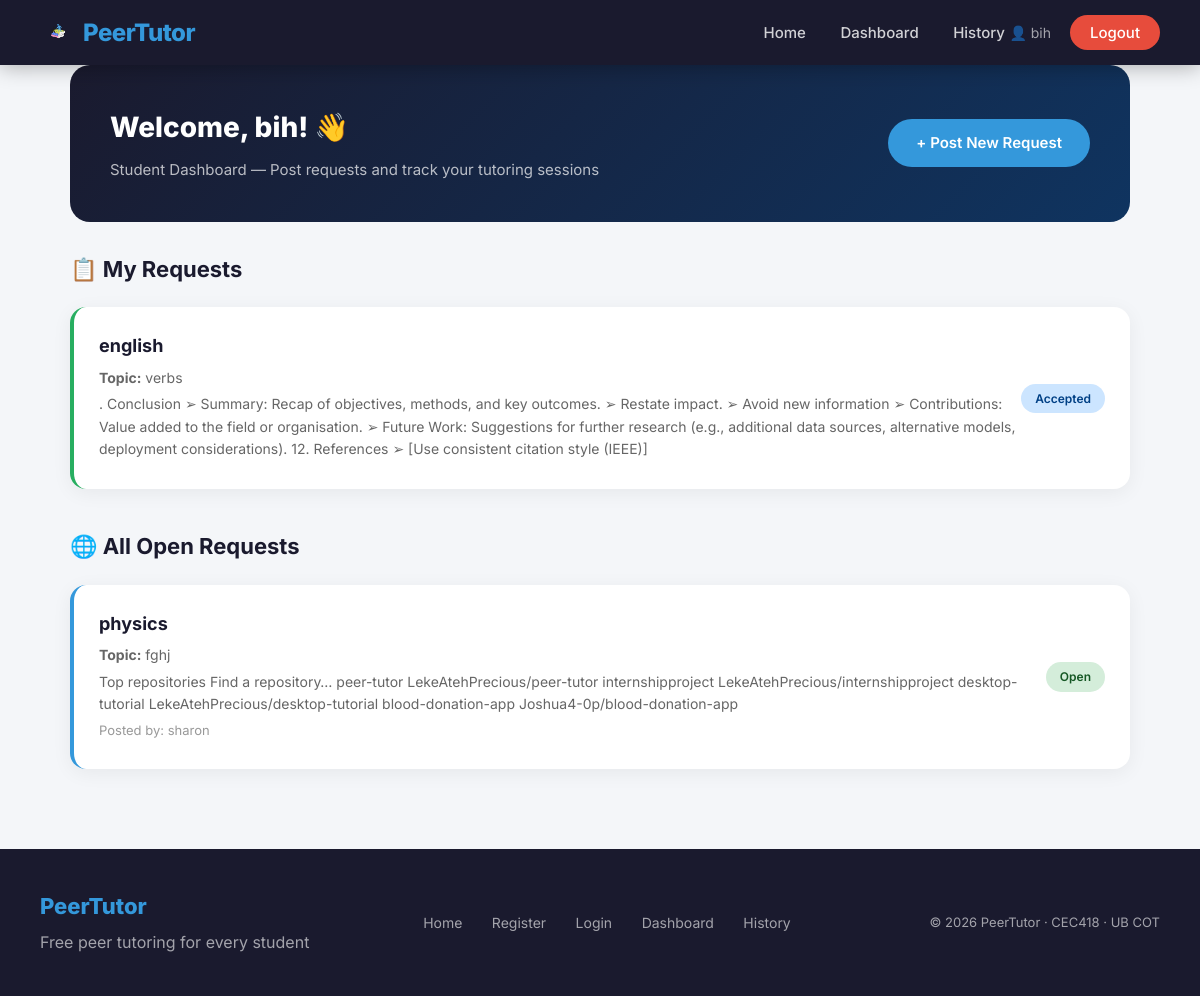
Page /dashboard (signed in) on the committed database.
### app/models.py (models this page shows, shortened)
class User(db.Model, UserMixin):
    id = db.Column(db.Integer, primary_key=True)
    full_name = db.Column(db.String(100), nullable=False)
    email = db.Column(db.String(120), unique=True,
                      nullable=False)
    password = db.Column(db.String(200), nullable=False)
    role = db.Column(db.String(10), nullable=False)
    created_at = db.Column(db.DateTime,
                           default=datetime.utcnow)
    requests = db.relationship(
        "TutoringRequest",
        foreign_keys="TutoringRequest.student_id",
        backref="student",
        lazy=True
    )
    sessions = db.relationship(
        "Session",
        foreign_keys="Session.tutor_id",
        backref="tutor",
        lazy=True
    )

class TutoringRequest(db.Model):
    id = db.Column(db.Integer, primary_key=True)
    subject = db.Column(db.String(100), nullable=False)
    topic = db.Column(db.String(200), nullable=False)
    description = db.Column(db.Text, nullable=True)
    status = db.Column(db.String(20), default="open")
    created_at = db.Column(db.DateTime,
                           default=datetime.utcnow)
    student_id = db.Column(
        db.Integer,
        db.ForeignKey("user.id"),
        nullable=False
    )

### app/routes.py (the view, shortened to what this page needs)
@main.route("/dashboard")
@login_required
def dashboard():
    if current_user.role == "student":
        my_requests = TutoringRequest.query.filter_by(
            student_id=current_user.id).all()
        open_requests = TutoringRequest.query.filter_by(
            status="open").all()
        request_sessions = {}
        for req in my_requests:
            session = Session.query.filter_by(
                request_id=req.id).first()
            if session:
                request_sessions[req.id] = session
        return render_template(
            "dashboard.html",
            requests=my_requests,
            open_requests=open_requests,
            accepted_requests=[],
            request_sessions=request_sessions
        )

### app/models.py (called while the page is built)
@login_manager.user_loader
def load_user(user_id):
    return User.query.get(int(user_id))

### app/templates/dashboard.html (shortened to what this page needs)
{% extends "base.html" %}
{% block styles %}
<link rel="stylesheet"
    href="{{ url_for('static', filename='css/dashboard.css') }}">
{% endblock %}
{% block content %}
<div class="container">
    <div class="dashboard-header">
        <div>
            <h1>Welcome, {{ current_user.full_name }}! 👋</h1>
            <p>
                {% if current_user.role == "student" %}
                    Student Dashboard — Post requests and
                    track your tutoring sessions
                {% else %}
                    Tutor Dashboard — Browse and accept
                    tutoring requests from students
                {% endif %}
            </p>
        </div>
        <div>
            {% if current_user.role == "student" %}
            <a href="/request/new" class="btn">
                + Post New Request
            </a>
            {% endif %}
        </div>
    </div>
    {% if current_user.role == "student" %}
        <h3 class="section-title">📋 My Requests</h3>
        {% if requests %}
            {% for req in requests %}
            <div class="request-card"
                {% if req.status == "accepted" %}
                style="border-left: 4px solid #27ae60;"
                {% endif %}>
                <div class="request-info">
                    <h4>{{ req.subject }}</h4>
                    <p>
                        <strong>Topic:</strong> {{ req.topic }}
                    </p>
                    <p>{{ req.description }}</p>
                </div>
                <div class="request-actions">
                    {% if req.status == "open" %}
                    <span class="badge badge-open">
                        Open
                    </span>
                    {% elif req.status == "accepted" %}
                    <span class="badge badge-accepted">
                        Accepted
                    </span>
                    {% else %}
                    <span class="badge badge-closed">
                        Closed
                    </span>
                    {% endif %}
                </div>
            </div>
            {% endfor %}
        {% endif %}
        <h3 class="section-title" style="margin-top: 40px;">
            🌐 All Open Requests
        </h3>
        {% if open_requests %}
            {% for req in open_requests %}
            <div class="request-card">
                <div class="request-info">
                    <h4>{{ req.subject }}</h4>
                    <p>
                        <strong>Topic:</strong> {{ req.topic }}
                    </p>
                    <p>{{ req.description }}</p>
                    <p style="color: #999; font-size: 13px;">
                        Posted by: {{ req.student.full_name }}
                    </p>
                </div>
                <div class="request-actions">
                    <span class="badge badge-open">Open</span>
                </div>
            </div>
            {% endfor %}
        {% else %}
            <div class="empty-state">
                <div class="empty-icon">📭</div>
                <h3>No open requests at the moment</h3>
                <p>Be the first to post a request!</p>
            </div>
        {% endif %}
    {% endif %}
</div>
{% endblock %}

### app/templates/base.html (shortened to what this page needs)
<!DOCTYPE html>
<html lang="en">
<head>
    <link rel="stylesheet"
        href="{{ url_for('static', filename='css/base.css') }}">
    {% block styles %}{% endblock %}
</head>
<body>
    <nav>
        <a href="/" class="logo">
            <img src="{{ url_for('static',
                filename='images/logo.png') }}"
                alt="PeerTutor Logo"
                style="width: 35px; height: 35px;
                object-fit: contain;">
            PeerTutor
        </a>
        <div class="nav-links" id="navLinks">
            <a href="/">Home</a>
            {% if current_user.is_authenticated %}
                {% if current_user.role == "admin" %}
                    <a href="/admin">Dashboard</a>
                {% else %}
                    <a href="/dashboard">Dashboard</a>
                    <a href="/history">History</a>
                {% endif %}
                <span style="color: rgba(255,255,255,0.6);
                    font-size: 14px;">
                    👤 {{ current_user.full_name }}
                </span>
                <a href="/logout" class="btn-nav"
                style="background: #e74c3c;">
                    Logout
                </a>
            {% endif %}
        </div>
    </nav>
    {% block content %}{% endblock %}
    <footer>
        <div>
            <div class="footer-logo">PeerTutor</div>
            <div>Free peer tutoring for every student</div>
        </div>
        <div class="footer-links">
            <a href="/">Home</a>
            <a href="/register">Register</a>
            <a href="/login">Login</a>
            <a href="/dashboard">Dashboard</a>
            <a href="/history">History</a>
        </div>
        <div class="footer-copy">
            © 2026 PeerTutor · CEC418 · UB COT
        </div>
    </footer>
</body>
</html>

### app/static/css/base.css (style rules this page uses)
* { margin: 0; padding: 0; box-sizing: border-box; }
body { font-family: 'Inter', Arial, sans-serif; background-color: #f4f6f9; color: #333; line-height: 1.6; }
nav { background-color: #1a1a2e; padding: 15px 40px; display: flex; justify-content: space-between; align-items: center; position: sticky; top: 0; z-index: 1000; box-shadow: 0 2px 20px rgba(0,0,0,0.3); }
nav .logo { color: #3498db; font-size: 24px; font-weight: 800; text-decoration: none; letter-spacing: -0.5px; display: flex; flex-direction: row; align-items: center; gap: 8px; line-height: 1; }
nav .nav-links a { color: rgba(255,255,255,0.8); text-decoration: none; margin-left: 30px; font-size: 15px; font-weight: 500; transition: color 0.3s ease; }
nav .nav-links .btn-nav { background: #3498db; color: white; padding: 8px 20px; border-radius: 50px; margin-left: 15px; }
.container { max-width: 1100px; margin: 0 auto; padding: 0 20px; }
.btn { display: inline-block; padding: 12px 28px; background: #3498db; color: white; border: none; border-radius: 50px; cursor: pointer; text-decoration: none; font-size: 15px; font-weight: 600; transition: all 0.3s ease; }
footer { background: #1a1a2e; color: rgba(255,255,255,0.6); padding: 40px; margin-top: 80px; display: flex; justify-content: space-between; align-items: center; flex-wrap: wrap; gap: 20px; }
footer .footer-logo { color: #3498db; font-size: 22px; font-weight: 800; margin-bottom: 6px; }
footer .footer-links a { color: rgba(255,255,255,0.6); text-decoration: none; margin-right: 25px; font-size: 14px; transition: color 0.3s ease; }
footer .footer-copy { font-size: 13px; }

### app/static/css/dashboard.css (style rules this page uses)
.dashboard-header { background: linear-gradient(135deg, #1a1a2e 0%, #0f3460 100%); color: white; padding: 40px; border-radius: 20px; margin-bottom: 30px; display: flex; justify-content: space-between; align-items: center; }
.dashboard-header h1 { font-size: 28px; font-weight: 800; margin-bottom: 8px; }
.dashboard-header p { color: rgba(255,255,255,0.7); font-size: 15px; }
.section-title { font-size: 22px; font-weight: 700; color: #1a1a2e; margin-bottom: 20px; display: flex; align-items: center; gap: 10px; }
.request-card { background: white; padding: 25px; border-radius: 16px; box-shadow: 0 4px 20px rgba(0,0,0,0.06); margin-bottom: 20px; border-left: 4px solid #3498db; transition: transform 0.3s ease, box-shadow 0.3s ease; display: flex; justify-content: space-between; align-items: center; }
.request-info h4 { font-size: 18px; font-weight: 700; color: #1a1a2e; margin-bottom: 6px; }
.request-info p { color: #666; font-size: 14px; margin-bottom: 4px; }
.request-actions { display: flex; flex-direction: column; align-items: flex-end; gap: 10px; }
.badge { display: inline-block; padding: 5px 14px; border-radius: 50px; font-size: 12px; font-weight: 600; }
.badge-open { background: #d4edda; color: #155724; }
.badge-accepted { background: #cce5ff; color: #004085; }

### rows in the picture
User: full_name "bih"
TutoringRequest: subject "english", topic "verbs", description ". Conclusion ➢ Summary: Recap of objectives, methods, and key outcomes. ➢ Restate impact. ➢ Avoid new information ➢ Contributions: Value added to the field or organisation. ➢ Future Work: Suggestions for further research (e.g., additional data sources, alternative models, deployment considerations). 12. References ➢ [Use consistent citation style (IEEE)]", status "Accepted"
TutoringRequest: subject "physics", topic "fghj", description "Top repositories Find a repository… peer-tutor LekeAtehPrecious/peer-tutor internshipproject LekeAtehPrecious/internshipproject desktop-tutorial LekeAtehPrecious/desktop-tutorial blood-donation-app Joshua4-0p/blood-donation-app", student.full_name "sharon"
